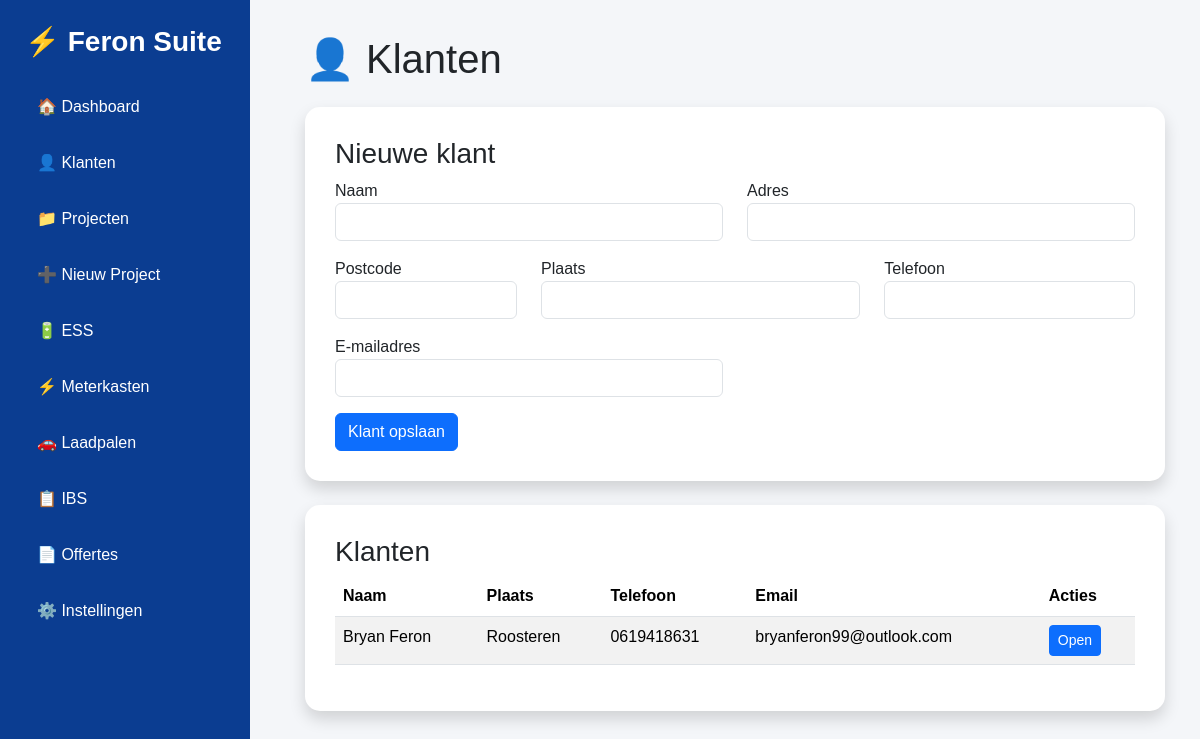
The app's page /klanten, older data.
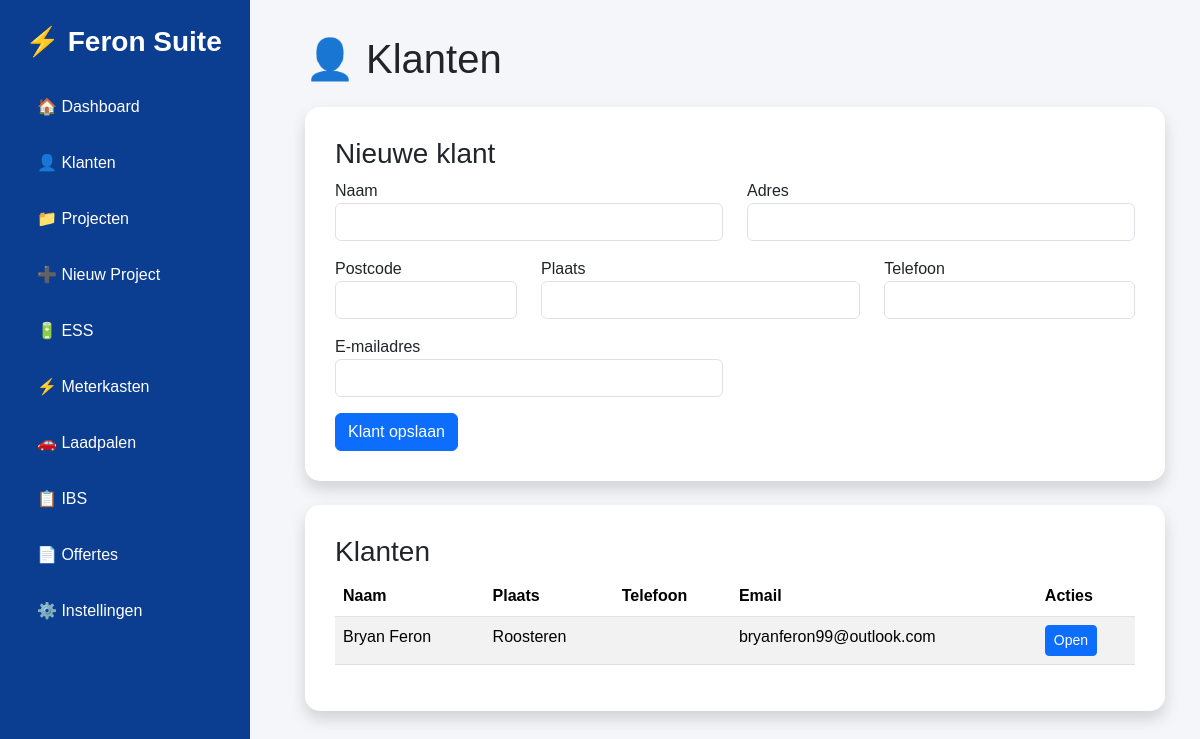
The same page, newer data.
### app/models/klant.py (models this page shows)
class Klant(Base):
    __tablename__ = "klanten"
    id = Column(Integer, primary_key=True, index=True)
    naam = Column(String, nullable=False)
    adres = Column(String)
    postcode = Column(String)
    plaats = Column(String)
    telefoon = Column(String)
    email = Column(String)

### app/routes/klanten.py (the view)
@router.get("/klanten", response_class=HTMLResponse)
async def klanten(request: Request, db: Session = Depends(get_db)):
    klanten = db.query(Klant).all()
    return templates.TemplateResponse(
        request=request,
        name="klanten.html",
        context={
            "klanten": klanten
        }
    )

### app/templates/klanten.html (shortened to what this page needs)
{% extends "base.html" %}
{% block content %}
<h1 class="mb-4">👤 Klanten</h1>
<div class="card shadow mb-4">
    <div class="card-body">
        <h3>Nieuwe klant</h3>
        <form method="post">
            <div class="row">
                <div class="col-md-6 mb-3">
                    <label>Naam</label>
                    <input type="text" name="naam" class="form-control" required>
                </div>
                <div class="col-md-6 mb-3">
                    <label>Adres</label>
                    <input type="text" name="adres" class="form-control">
                </div>
                <div class="col-md-3 mb-3">
                    <label>Postcode</label>
                    <input type="text" name="postcode" class="form-control">
                </div>
                <div class="col-md-5 mb-3">
                    <label>Plaats</label>
                    <input type="text" name="plaats" class="form-control">
                </div>
                <div class="col-md-4 mb-3">
                    <label>Telefoon</label>
                    <input type="text" name="telefoon" class="form-control">
                </div>
                <div class="col-md-6 mb-3">
                    <label>E-mailadres</label>
                    <input type="email" name="email" class="form-control">
                </div>
            </div>
            <button class="btn btn-primary">
                Klant opslaan
            </button>
        </form>
    </div>
</div>
<div class="card shadow">
    <div class="card-body">
        <h3>Klanten</h3>
        <table class="table table-striped">
            <thead>
                <tr>
                    <th>Naam</th>
                    <th>Plaats</th>
                    <th>Telefoon</th>
                    <th>Email</th>
                    <th>Acties</th>
                </tr>
            </thead>
            <tbody>
            {% for klant in klanten %}
                <tr>
                    <td>{{ klant.naam }}</td>
                    <td>{{ klant.plaats }}</td>
                    <td>{{ klant.telefoon }}</td>
                    <td>{{ klant.email }}</td>
                    <td>
                        <a href="/klanten/{{ klant.id }}" class="btn btn-primary btn-sm">
                            Open
                        </a>
                    </td>
                </tr>
            {% endfor %}
            </tbody>
        </table>
    </div>
</div>
{% endblock %}

Row changes from the older to the newer data that the page shows:
changed Klant "Bryan Feron": telefoon "0619418631" → (not shown)
